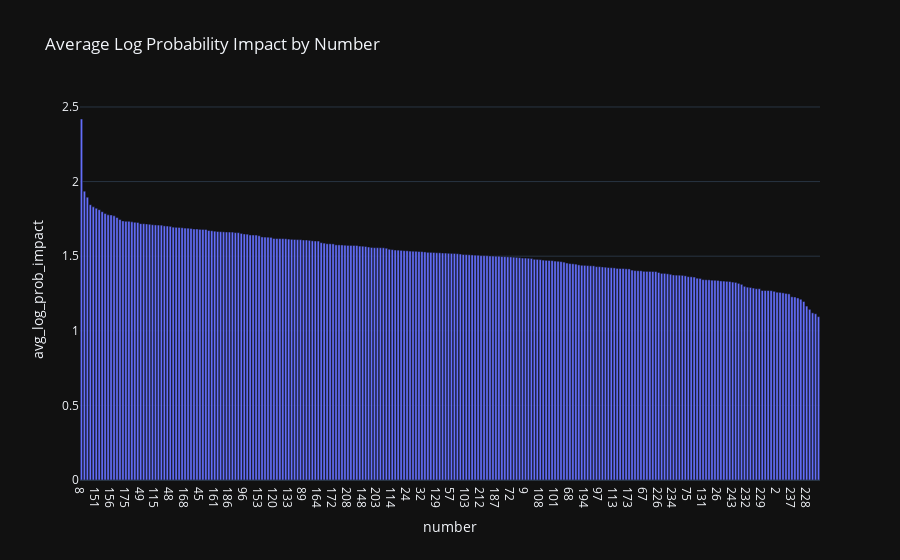

The code cell stored with this chart in its notebook:
### Code cell
# Plot the number impact
fig = px.bar(
    number_impact,
    x="number",
    y="avg_log_prob_impact",
    title="Average Log Probability Impact by Number",
)
fig.show()

### Figure 1 — Plotly figure (JSON) as saved in the notebook; plotly's stock layout.template omitted (floating-point values rounded to 4 significant figures; data arrays with more than 128 entries replaced by an {"elided": "..."} marker saying what was removed)
{"data": [{"hovertemplate": "number=%{x}<br>avg_log_prob_impact=%{y}<extra></extra>", "legendgroup": "", "marker": {"color": "#636efa", "pattern": {"shape": ""}}, "name": "", "orientation": "v", "showlegend": false, "textposition": "auto", "type": "bar", "x": {"elided": "250 str values"}, "xaxis": "x", "y": {"elided": "250 float values"}, "yaxis": "y"}], "layout": {"barmode": "relative", "legend": {"tracegroupgap": 0}, "title": {"text": "Average Log Probability Impact by Number"}, "xaxis": {"anchor": "y", "domain": [0, 1], "title": {"text": "number"}}, "yaxis": {"anchor": "x", "domain": [0, 1], "title": {"text": "avg_log_prob_impact"}}}}
